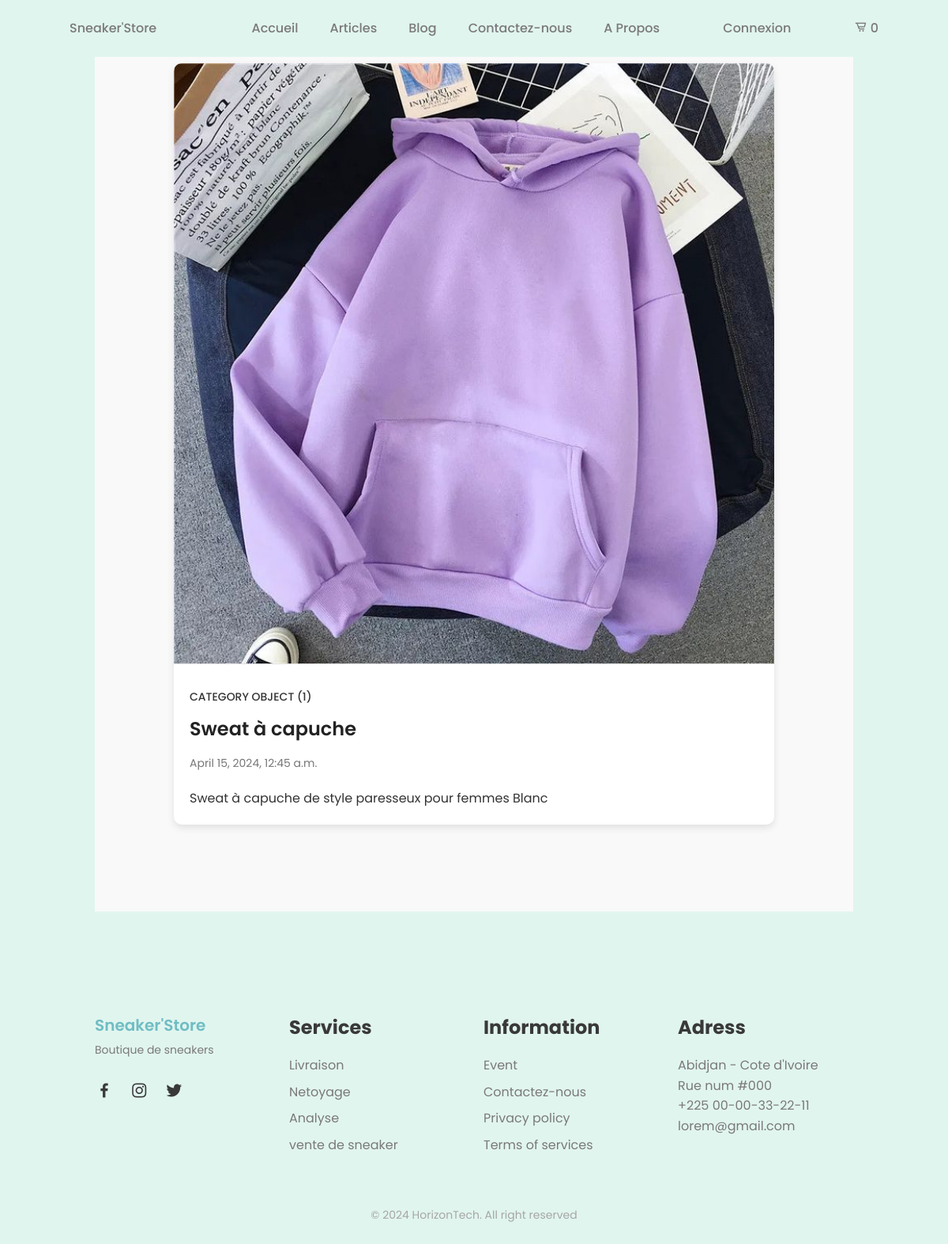
Page /blog/1/ on the committed database.
### shop/models.py (models this page shows, shortened)
class Post(models.Model):
    title = models.CharField(max_length=200)
    content = models.TextField()
    image = models.ImageField(upload_to='post_images/')
    date = models.DateTimeField(auto_now_add=True)
    author = models.ForeignKey(User, on_delete=models.CASCADE)
    category = models.ForeignKey(Category, on_delete=models.CASCADE)

class Category(models.Model):
    name = models.CharField(max_length=100)

### shop/views.py (the view)
# urls.py: path('blog/<int:post_id>/', views.blog_detail, name='blog_detail'),
def blog_detail(request, post_id):
    post = get_object_or_404(Post, pk=post_id)
    return render(request, 'blogDetail.html', {'post': post})

### shop/templates/blogDetail.html (shortened to what this page needs)
{% extends 'base.html' %}
{% load static %}
{% block content %}
</head>
    <section class="blog-detail section bd-container" id="blog-detail">
        <div class="blog-detail__container">
            <div class="blog-detail__content">
                <img src="{{ post.image.url }}" class="blog-detail__image" alt="{{ post.title }}">
                <div class="blog-detail__data">
                    <a href="#" class="blog-detail__category">{{ post.category }}</a>
                    <h2 class="blog-detail__title">{{ post.title }}</h2>
                    <span class="blog-detail__date">{{ post.date }}</span>
                    <div class="blog-detail__body">
                        {{ post.content | safe }}
                    </div>
                </div>
            </div>
        </div>
    </section>
    {% endblock content %}

### shop/static/assets/css/styles.css (style rules this page uses)
:root { --header-height: 3rem; --first-color: #6fbdc3; --first-color-alt: #4d8bb8; --title-color: #393939; --text-color: #7a7979; --text-color-light: #A6A6A6; --body-color: #e1f5ef; --container-color: #dbe8f8; --body-font: 'Poppins', sans-serif; --biggest-font-size: 2.25rem; --h1-font-size: 1.5rem; --h2-font-size: 1.25rem; --h3-font-size: 1rem; --normal-font-size: .938rem; --small-font-size: .813rem; --smaller-font-size: .75rem; --font-medium: 500; --font-semi-bold: 600; --mb-1: .5rem; --mb-2: 1rem; --mb-3: 1.5rem; --mb-4: 2rem; --mb-5: 2.5rem; --mb-6: 3rem; --z-tooltip: 10; --z-fixed: 100; }
@media screen and (min-width: 768px) { :root { --biggest-font-size: 4rem; --h1-font-size: 2.25rem; --h2-font-size: 1.5rem; --h3-font-size: 1.25rem; --normal-font-size: 1rem; --small-font-size: .875rem; --smaller-font-size: .813rem; } }
*,::before,::after { box-sizing: border-box; }
html { scroll-behavior: smooth; }
body { margin: var(--header-height) 0 0 0; font-family: var(--body-font); font-size: var(--normal-font-size); background-color: var(--body-color); color: var(--text-color); line-height: 1.6; }
h1,h2,h3,p,ul { margin: 0; }
a { text-decoration: none; }
img { max-width: 100%; height: auto; }
.section { padding: 4rem 0 2rem; }
.bd-container { max-width: 960px; width: calc(100% - 2rem); margin-left: var(--mb-2); margin-right: var(--mb-2); }
@media screen and (min-width: 768px) { body { margin: 0; } }
@media screen and (min-width: 768px) { .section { padding-top: 8rem; } }
@media screen and (min-width: 960px) { .bd-container { margin-left: auto; margin-right: auto; } }

### shop/templates/blogDetail.html (style rules this page uses)
.blog-detail { background-color: #f9f9f9; padding: 80px 0; }
.blog-detail__container { max-width: 800px; margin: 0 auto; padding: 0 20px; }
.blog-detail__content { background-color: #fff; box-shadow: 0px 4px 10px rgba(0, 0, 0, 0.1); border-radius: 10px; overflow: hidden; margin-bottom: 30px; }
.blog-detail__image { width: 100%; height: auto; object-fit: cover; border-bottom: 1px solid #e0e0e0; }
.blog-detail__data { padding: 20px; }
.blog-detail__category { color: #333; font-size: 14px; font-weight: 500; text-transform: uppercase; }
.blog-detail__title { margin: 10px 0; color: #222; font-size: 24px; font-weight: 600; }
.blog-detail__date { color: #777; font-size: 14px; }
.blog-detail__body { margin-top: 20px; color: #333; font-size: 16px; line-height: 1.6; }

### rows in the picture
Post: image (picture), category "CATEGORY OBJECT (1)", title "Sweat à capuche", date "April 15, 2024, 12:45 a.m.", content "Sweat à capuche de style paresseux pour femmes Blanc"
